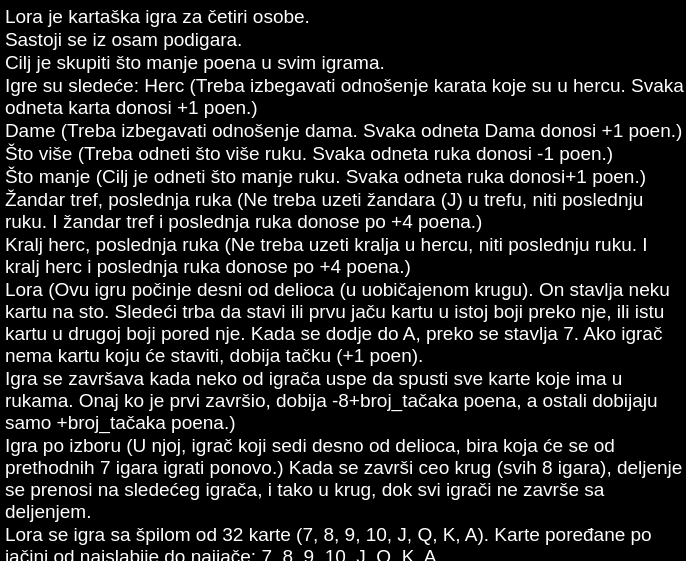
<?xml version="1.0" encoding="UTF-8"?>
<ui version="4.0">
 <class>Help</class>
 <widget class="QDialog" name="Help">
  <property name="geometry">
   <rect>
    <x>0</x>
    <y>0</y>
    <width>686</width>
    <height>561</height>
   </rect>
  </property>
  <property name="palette">
   <palette>
    <active>
     <colorrole role="WindowText">
      <brush brushstyle="SolidPattern">
       <color alpha="255">
        <red>255</red>
        <green>255</green>
        <blue>255</blue>
       </color>
      </brush>
     </colorrole>
     <colorrole role="Button">
      <brush brushstyle="SolidPattern">
       <color alpha="255">
        <red>0</red>
        <green>85</green>
        <blue>0</blue>
       </color>
      </brush>
     </colorrole>
     <colorrole role="Light">
      <brush brushstyle="SolidPattern">
       <color alpha="255">
        <red>0</red>
        <green>127</green>
        <blue>0</blue>
       </color>
      </brush>
     </colorrole>
     <colorrole role="Midlight">
      <brush brushstyle="SolidPattern">
       <color alpha="255">
        <red>0</red>
        <green>106</green>
        <blue>0</blue>
       </color>
      </brush>
     </colorrole>
     <colorrole role="Dark">
      <brush brushstyle="SolidPattern">
       <color alpha="255">
        <red>0</red>
        <green>42</green>
        <blue>0</blue>
       </color>
      </brush>
     </colorrole>
     <colorrole role="Mid">
      <brush brushstyle="SolidPattern">
       <color alpha="255">
        <red>0</red>
        <green>56</green>
        <blue>0</blue>
       </color>
      </brush>
     </colorrole>
     <colorrole role="Text">
      <brush brushstyle="SolidPattern">
       <color alpha="255">
        <red>255</red>
        <green>255</green>
        <blue>255</blue>
       </color>
      </brush>
     </colorrole>
     <colorrole role="BrightText">
      <brush brushstyle="SolidPattern">
       <color alpha="255">
        <red>255</red>
        <green>255</green>
        <blue>255</blue>
       </color>
      </brush>
     </colorrole>
     <colorrole role="ButtonText">
      <brush brushstyle="SolidPattern">
       <color alpha="255">
        <red>255</red>
        <green>255</green>
        <blue>255</blue>
       </color>
      </brush>
     </colorrole>
     <colorrole role="Base">
      <brush brushstyle="SolidPattern">
       <color alpha="255">
        <red>0</red>
        <green>0</green>
        <blue>0</blue>
       </color>
      </brush>
     </colorrole>
     <colorrole role="Window">
      <brush brushstyle="SolidPattern">
       <color alpha="255">
        <red>0</red>
        <green>85</green>
        <blue>0</blue>
       </color>
      </brush>
     </colorrole>
     <colorrole role="Shadow">
      <brush brushstyle="SolidPattern">
       <color alpha="255">
        <red>0</red>
        <green>0</green>
        <blue>0</blue>
       </color>
      </brush>
     </colorrole>
     <colorrole role="AlternateBase">
      <brush brushstyle="SolidPattern">
       <color alpha="255">
        <red>0</red>
        <green>42</green>
        <blue>0</blue>
       </color>
      </brush>
     </colorrole>
     <colorrole role="ToolTipBase">
      <brush brushstyle="SolidPattern">
       <color alpha="255">
        <red>255</red>
        <green>255</green>
        <blue>220</blue>
       </color>
      </brush>
     </colorrole>
     <colorrole role="ToolTipText">
      <brush brushstyle="SolidPattern">
       <color alpha="255">
        <red>0</red>
        <green>0</green>
        <blue>0</blue>
       </color>
      </brush>
     </colorrole>
     <colorrole role="PlaceholderText">
      <brush brushstyle="SolidPattern">
       <color alpha="128">
        <red>255</red>
        <green>255</green>
        <blue>255</blue>
       </color>
      </brush>
     </colorrole>
    </active>
    <inactive>
     <colorrole role="WindowText">
      <brush brushstyle="SolidPattern">
       <color alpha="255">
        <red>255</red>
        <green>255</green>
        <blue>255</blue>
       </color>
      </brush>
     </colorrole>
     <colorrole role="Button">
      <brush brushstyle="SolidPattern">
       <color alpha="255">
        <red>0</red>
        <green>85</green>
        <blue>0</blue>
       </color>
      </brush>
     </colorrole>
     <colorrole role="Light">
      <brush brushstyle="SolidPattern">
       <color alpha="255">
        <red>0</red>
        <green>127</green>
        <blue>0</blue>
       </color>
      </brush>
     </colorrole>
     <colorrole role="Midlight">
      <brush brushstyle="SolidPattern">
       <color alpha="255">
        <red>0</red>
        <green>106</green>
        <blue>0</blue>
       </color>
      </brush>
     </colorrole>
     <colorrole role="Dark">
      <brush brushstyle="SolidPattern">
       <color alpha="255">
        <red>0</red>
        <green>42</green>
        <blue>0</blue>
       </color>
      </brush>
     </colorrole>
     <colorrole role="Mid">
      <brush brushstyle="SolidPattern">
       <color alpha="255">
        <red>0</red>
        <green>56</green>
        <blue>0</blue>
       </color>
      </brush>
     </colorrole>
     <colorrole role="Text">
      <brush brushstyle="SolidPattern">
       <color alpha="255">
        <red>255</red>
        <green>255</green>
        <blue>255</blue>
       </color>
      </brush>
     </colorrole>
     <colorrole role="BrightText">
      <brush brushstyle="SolidPattern">
       <color alpha="255">
        <red>255</red>
        <green>255</green>
        <blue>255</blue>
       </color>
      </brush>
     </colorrole>
     <colorrole role="ButtonText">
      <brush brushstyle="SolidPattern">
       <color alpha="255">
        <red>255</red>
        <green>255</green>
        <blue>255</blue>
       </color>
      </brush>
     </colorrole>
     <colorrole role="Base">
      <brush brushstyle="SolidPattern">
       <color alpha="255">
        <red>0</red>
        <green>0</green>
        <blue>0</blue>
       </color>
      </brush>
     </colorrole>
     <colorrole role="Window">
      <brush brushstyle="SolidPattern">
       <color alpha="255">
        <red>0</red>
        <green>85</green>
        <blue>0</blue>
       </color>
      </brush>
     </colorrole>
     <colorrole role="Shadow">
      <brush brushstyle="SolidPattern">
       <color alpha="255">
        <red>0</red>
        <green>0</green>
        <blue>0</blue>
       </color>
      </brush>
     </colorrole>
     <colorrole role="AlternateBase">
      <brush brushstyle="SolidPattern">
       <color alpha="255">
        <red>0</red>
        <green>42</green>
        <blue>0</blue>
       </color>
      </brush>
     </colorrole>
     <colorrole role="ToolTipBase">
      <brush brushstyle="SolidPattern">
       <color alpha="255">
        <red>255</red>
        <green>255</green>
        <blue>220</blue>
       </color>
      </brush>
     </colorrole>
     <colorrole role="ToolTipText">
      <brush brushstyle="SolidPattern">
       <color alpha="255">
        <red>0</red>
        <green>0</green>
        <blue>0</blue>
       </color>
      </brush>
     </colorrole>
     <colorrole role="PlaceholderText">
      <brush brushstyle="SolidPattern">
       <color alpha="128">
        <red>255</red>
        <green>255</green>
        <blue>255</blue>
       </color>
      </brush>
     </colorrole>
    </inactive>
    <disabled>
     <colorrole role="WindowText">
      <brush brushstyle="SolidPattern">
       <color alpha="255">
        <red>0</red>
        <green>42</green>
        <blue>0</blue>
       </color>
      </brush>
     </colorrole>
     <colorrole role="Button">
      <brush brushstyle="SolidPattern">
       <color alpha="255">
        <red>0</red>
        <green>85</green>
        <blue>0</blue>
       </color>
      </brush>
     </colorrole>
     <colorrole role="Light">
      <brush brushstyle="SolidPattern">
       <color alpha="255">
        <red>0</red>
        <green>127</green>
        <blue>0</blue>
       </color>
      </brush>
     </colorrole>
     <colorrole role="Midlight">
      <brush brushstyle="SolidPattern">
       <color alpha="255">
        <red>0</red>
        <green>106</green>
        <blue>0</blue>
       </color>
      </brush>
     </colorrole>
     <colorrole role="Dark">
      <brush brushstyle="SolidPattern">
       <color alpha="255">
        <red>0</red>
        <green>42</green>
        <blue>0</blue>
       </color>
      </brush>
     </colorrole>
     <colorrole role="Mid">
      <brush brushstyle="SolidPattern">
       <color alpha="255">
        <red>0</red>
        <green>56</green>
        <blue>0</blue>
       </color>
      </brush>
     </colorrole>
     <colorrole role="Text">
      <brush brushstyle="SolidPattern">
       <color alpha="255">
        <red>0</red>
        <green>42</green>
        <blue>0</blue>
       </color>
      </brush>
     </colorrole>
     <colorrole role="BrightText">
      <brush brushstyle="SolidPattern">
       <color alpha="255">
        <red>255</red>
        <green>255</green>
        <blue>255</blue>
       </color>
      </brush>
     </colorrole>
     <colorrole role="ButtonText">
      <brush brushstyle="SolidPattern">
       <color alpha="255">
        <red>0</red>
        <green>42</green>
        <blue>0</blue>
       </color>
      </brush>
     </colorrole>
     <colorrole role="Base">
      <brush brushstyle="SolidPattern">
       <color alpha="255">
        <red>0</red>
        <green>85</green>
        <blue>0</blue>
       </color>
      </brush>
     </colorrole>
     <colorrole role="Window">
      <brush brushstyle="SolidPattern">
       <color alpha="255">
        <red>0</red>
        <green>85</green>
        <blue>0</blue>
       </color>
      </brush>
     </colorrole>
     <colorrole role="Shadow">
      <brush brushstyle="SolidPattern">
       <color alpha="255">
        <red>0</red>
        <green>0</green>
        <blue>0</blue>
       </color>
      </brush>
     </colorrole>
     <colorrole role="AlternateBase">
      <brush brushstyle="SolidPattern">
       <color alpha="255">
        <red>0</red>
        <green>85</green>
        <blue>0</blue>
       </color>
      </brush>
     </colorrole>
     <colorrole role="ToolTipBase">
      <brush brushstyle="SolidPattern">
       <color alpha="255">
        <red>255</red>
        <green>255</green>
        <blue>220</blue>
       </color>
      </brush>
     </colorrole>
     <colorrole role="ToolTipText">
      <brush brushstyle="SolidPattern">
       <color alpha="255">
        <red>0</red>
        <green>0</green>
        <blue>0</blue>
       </color>
      </brush>
     </colorrole>
     <colorrole role="PlaceholderText">
      <brush brushstyle="SolidPattern">
       <color alpha="128">
        <red>255</red>
        <green>255</green>
        <blue>255</blue>
       </color>
      </brush>
     </colorrole>
    </disabled>
   </palette>
  </property>
  <property name="windowTitle">
   <string>Dialog</string>
  </property>
  <widget class="QTextEdit" name="textEdit">
   <property name="geometry">
    <rect>
     <x>0</x>
     <y>0</y>
     <width>691</width>
     <height>701</height>
    </rect>
   </property>
   <property name="palette">
    <palette>
     <active>
      <colorrole role="WindowText">
       <brush brushstyle="SolidPattern">
        <color alpha="255">
         <red>255</red>
         <green>255</green>
         <blue>255</blue>
        </color>
       </brush>
      </colorrole>
      <colorrole role="Button">
       <brush brushstyle="SolidPattern">
        <color alpha="255">
         <red>0</red>
         <green>0</green>
         <blue>0</blue>
        </color>
       </brush>
      </colorrole>
      <colorrole role="Light">
       <brush brushstyle="SolidPattern">
        <color alpha="255">
         <red>0</red>
         <green>0</green>
         <blue>0</blue>
        </color>
       </brush>
      </colorrole>
      <colorrole role="Midlight">
       <brush brushstyle="SolidPattern">
        <color alpha="255">
         <red>0</red>
         <green>0</green>
         <blue>0</blue>
        </color>
       </brush>
      </colorrole>
      <colorrole role="Dark">
       <brush brushstyle="SolidPattern">
        <color alpha="255">
         <red>0</red>
         <green>0</green>
         <blue>0</blue>
        </color>
       </brush>
      </colorrole>
      <colorrole role="Mid">
       <brush brushstyle="SolidPattern">
        <color alpha="255">
         <red>0</red>
         <green>0</green>
         <blue>0</blue>
        </color>
       </brush>
      </colorrole>
      <colorrole role="Text">
       <brush brushstyle="SolidPattern">
        <color alpha="255">
         <red>255</red>
         <green>255</green>
         <blue>255</blue>
        </color>
       </brush>
      </colorrole>
      <colorrole role="BrightText">
       <brush brushstyle="SolidPattern">
        <color alpha="255">
         <red>255</red>
         <green>255</green>
         <blue>255</blue>
        </color>
       </brush>
      </colorrole>
      <colorrole role="ButtonText">
       <brush brushstyle="SolidPattern">
        <color alpha="255">
         <red>255</red>
         <green>255</green>
         <blue>255</blue>
        </color>
       </brush>
      </colorrole>
      <colorrole role="Base">
       <brush brushstyle="SolidPattern">
        <color alpha="255">
         <red>0</red>
         <green>0</green>
         <blue>0</blue>
        </color>
       </brush>
      </colorrole>
      <colorrole role="Window">
       <brush brushstyle="SolidPattern">
        <color alpha="255">
         <red>0</red>
         <green>0</green>
         <blue>0</blue>
        </color>
       </brush>
      </colorrole>
      <colorrole role="Shadow">
       <brush brushstyle="SolidPattern">
        <color alpha="255">
         <red>0</red>
         <green>0</green>
         <blue>0</blue>
        </color>
       </brush>
      </colorrole>
      <colorrole role="AlternateBase">
       <brush brushstyle="SolidPattern">
        <color alpha="255">
         <red>0</red>
         <green>0</green>
         <blue>0</blue>
        </color>
       </brush>
      </colorrole>
      <colorrole role="ToolTipBase">
       <brush brushstyle="SolidPattern">
        <color alpha="255">
         <red>255</red>
         <green>255</green>
         <blue>220</blue>
        </color>
       </brush>
      </colorrole>
      <colorrole role="ToolTipText">
       <brush brushstyle="SolidPattern">
        <color alpha="255">
         <red>0</red>
         <green>0</green>
         <blue>0</blue>
        </color>
       </brush>
      </colorrole>
      <colorrole role="PlaceholderText">
       <brush brushstyle="NoBrush">
        <color alpha="128">
         <red>255</red>
         <green>255</green>
         <blue>255</blue>
        </color>
       </brush>
      </colorrole>
     </active>
     <inactive>
      <colorrole role="WindowText">
       <brush brushstyle="SolidPattern">
        <color alpha="255">
         <red>255</red>
         <green>255</green>
         <blue>255</blue>
        </color>
       </brush>
      </colorrole>
      <colorrole role="Button">
       <brush brushstyle="SolidPattern">
        <color alpha="255">
         <red>0</red>
         <green>0</green>
         <blue>0</blue>
        </color>
       </brush>
      </colorrole>
      <colorrole role="Light">
       <brush brushstyle="SolidPattern">
        <color alpha="255">
         <red>0</red>
         <green>0</green>
         <blue>0</blue>
        </color>
       </brush>
      </colorrole>
      <colorrole role="Midlight">
       <brush brushstyle="SolidPattern">
        <color alpha="255">
         <red>0</red>
         <green>0</green>
         <blue>0</blue>
        </color>
       </brush>
      </colorrole>
      <colorrole role="Dark">
       <brush brushstyle="SolidPattern">
        <color alpha="255">
         <red>0</red>
         <green>0</green>
         <blue>0</blue>
        </color>
       </brush>
      </colorrole>
      <colorrole role="Mid">
       <brush brushstyle="SolidPattern">
        <color alpha="255">
         <red>0</red>
         <green>0</green>
         <blue>0</blue>
        </color>
       </brush>
      </colorrole>
      <colorrole role="Text">
       <brush brushstyle="SolidPattern">
        <color alpha="255">
         <red>255</red>
         <green>255</green>
         <blue>255</blue>
        </color>
       </brush>
      </colorrole>
      <colorrole role="BrightText">
       <brush brushstyle="SolidPattern">
        <color alpha="255">
         <red>255</red>
         <green>255</green>
         <blue>255</blue>
        </color>
       </brush>
      </colorrole>
      <colorrole role="ButtonText">
       <brush brushstyle="SolidPattern">
        <color alpha="255">
         <red>255</red>
         <green>255</green>
         <blue>255</blue>
        </color>
       </brush>
      </colorrole>
      <colorrole role="Base">
       <brush brushstyle="SolidPattern">
        <color alpha="255">
         <red>0</red>
         <green>0</green>
         <blue>0</blue>
        </color>
       </brush>
      </colorrole>
      <colorrole role="Window">
       <brush brushstyle="SolidPattern">
        <color alpha="255">
         <red>0</red>
         <green>0</green>
         <blue>0</blue>
        </color>
       </brush>
      </colorrole>
      <colorrole role="Shadow">
       <brush brushstyle="SolidPattern">
        <color alpha="255">
         <red>0</red>
         <green>0</green>
         <blue>0</blue>
        </color>
       </brush>
      </colorrole>
      <colorrole role="AlternateBase">
       <brush brushstyle="SolidPattern">
        <color alpha="255">
         <red>0</red>
         <green>0</green>
         <blue>0</blue>
        </color>
       </brush>
      </colorrole>
      <colorrole role="ToolTipBase">
       <brush brushstyle="SolidPattern">
        <color alpha="255">
         <red>255</red>
         <green>255</green>
         <blue>220</blue>
        </color>
       </brush>
      </colorrole>
      <colorrole role="ToolTipText">
       <brush brushstyle="SolidPattern">
        <color alpha="255">
         <red>0</red>
         <green>0</green>
         <blue>0</blue>
        </color>
       </brush>
      </colorrole>
      <colorrole role="PlaceholderText">
       <brush brushstyle="NoBrush">
        <color alpha="128">
         <red>255</red>
         <green>255</green>
         <blue>255</blue>
        </color>
       </brush>
      </colorrole>
     </inactive>
     <disabled>
      <colorrole role="WindowText">
       <brush brushstyle="SolidPattern">
        <color alpha="255">
         <red>0</red>
         <green>0</green>
         <blue>0</blue>
        </color>
       </brush>
      </colorrole>
      <colorrole role="Button">
       <brush brushstyle="SolidPattern">
        <color alpha="255">
         <red>0</red>
         <green>0</green>
         <blue>0</blue>
        </color>
       </brush>
      </colorrole>
      <colorrole role="Light">
       <brush brushstyle="SolidPattern">
        <color alpha="255">
         <red>0</red>
         <green>0</green>
         <blue>0</blue>
        </color>
       </brush>
      </colorrole>
      <colorrole role="Midlight">
       <brush brushstyle="SolidPattern">
        <color alpha="255">
         <red>0</red>
         <green>0</green>
         <blue>0</blue>
        </color>
       </brush>
      </colorrole>
      <colorrole role="Dark">
       <brush brushstyle="SolidPattern">
        <color alpha="255">
         <red>0</red>
         <green>0</green>
         <blue>0</blue>
        </color>
       </brush>
      </colorrole>
      <colorrole role="Mid">
       <brush brushstyle="SolidPattern">
        <color alpha="255">
         <red>0</red>
         <green>0</green>
         <blue>0</blue>
        </color>
       </brush>
      </colorrole>
      <colorrole role="Text">
       <brush brushstyle="SolidPattern">
        <color alpha="255">
         <red>0</red>
         <green>0</green>
         <blue>0</blue>
        </color>
       </brush>
      </colorrole>
      <colorrole role="BrightText">
       <brush brushstyle="SolidPattern">
        <color alpha="255">
         <red>255</red>
         <green>255</green>
         <blue>255</blue>
        </color>
       </brush>
      </colorrole>
      <colorrole role="ButtonText">
       <brush brushstyle="SolidPattern">
        <color alpha="255">
         <red>0</red>
         <green>0</green>
         <blue>0</blue>
        </color>
       </brush>
      </colorrole>
      <colorrole role="Base">
       <brush brushstyle="SolidPattern">
        <color alpha="255">
         <red>0</red>
         <green>0</green>
         <blue>0</blue>
        </color>
       </brush>
      </colorrole>
      <colorrole role="Window">
       <brush brushstyle="SolidPattern">
        <color alpha="255">
         <red>0</red>
         <green>0</green>
         <blue>0</blue>
        </color>
       </brush>
      </colorrole>
      <colorrole role="Shadow">
       <brush brushstyle="SolidPattern">
        <color alpha="255">
         <red>0</red>
         <green>0</green>
         <blue>0</blue>
        </color>
       </brush>
      </colorrole>
      <colorrole role="AlternateBase">
       <brush brushstyle="SolidPattern">
        <color alpha="255">
         <red>0</red>
         <green>0</green>
         <blue>0</blue>
        </color>
       </brush>
      </colorrole>
      <colorrole role="ToolTipBase">
       <brush brushstyle="SolidPattern">
        <color alpha="255">
         <red>255</red>
         <green>255</green>
         <blue>220</blue>
        </color>
       </brush>
      </colorrole>
      <colorrole role="ToolTipText">
       <brush brushstyle="SolidPattern">
        <color alpha="255">
         <red>0</red>
         <green>0</green>
         <blue>0</blue>
        </color>
       </brush>
      </colorrole>
      <colorrole role="PlaceholderText">
       <brush brushstyle="NoBrush">
        <color alpha="128">
         <red>255</red>
         <green>255</green>
         <blue>255</blue>
        </color>
       </brush>
      </colorrole>
     </disabled>
    </palette>
   </property>
   <property name="acceptDrops">
    <bool>false</bool>
   </property>
   <property name="readOnly">
    <bool>true</bool>
   </property>
   <property name="html">
    <string>&lt;!DOCTYPE HTML PUBLIC &quot;-//W3C//DTD HTML 4.0//EN&quot; &quot;http://www.w3.org/TR/REC-html40/strict.dtd&quot;&gt;
&lt;html&gt;&lt;head&gt;&lt;meta name=&quot;qrichtext&quot; content=&quot;1&quot; /&gt;&lt;style type=&quot;text/css&quot;&gt;
p, li { white-space: pre-wrap; }
&lt;/style&gt;&lt;/head&gt;&lt;body style=&quot; font-family:'Ubuntu'; font-size:11pt; font-weight:400; font-style:normal;&quot;&gt;
&lt;p style=&quot; margin-top:0px; margin-bottom:0px; margin-left:0px; margin-right:0px; -qt-block-indent:0; text-indent:0px;&quot;&gt;&lt;span style=&quot; font-size:14pt;&quot;&gt;Lora je kartaška igra za četiri osobe. &lt;/span&gt;&lt;/p&gt;
&lt;p style=&quot; margin-top:0px; margin-bottom:0px; margin-left:0px; margin-right:0px; -qt-block-indent:0; text-indent:0px;&quot;&gt;&lt;span style=&quot; font-size:14pt;&quot;&gt;Sastoji se iz osam podigara. &lt;/span&gt;&lt;/p&gt;
&lt;p style=&quot; margin-top:0px; margin-bottom:0px; margin-left:0px; margin-right:0px; -qt-block-indent:0; text-indent:0px;&quot;&gt;&lt;span style=&quot; font-size:14pt;&quot;&gt;Cilj je skupiti što manje poena u svim igrama. &lt;/span&gt;&lt;/p&gt;
&lt;p style=&quot; margin-top:0px; margin-bottom:0px; margin-left:0px; margin-right:0px; -qt-block-indent:0; text-indent:0px;&quot;&gt;&lt;span style=&quot; font-size:14pt;&quot;&gt;Igre su sledeće: Herc (Treba izbegavati odnošenje karata koje su u hercu. Svaka odneta karta donosi +1 poen.) &lt;/span&gt;&lt;/p&gt;
&lt;p style=&quot; margin-top:0px; margin-bottom:0px; margin-left:0px; margin-right:0px; -qt-block-indent:0; text-indent:0px;&quot;&gt;&lt;span style=&quot; font-size:14pt;&quot;&gt;Dame (Treba izbegavati odnošenje dama. Svaka odneta Dama donosi +1 poen.) &lt;/span&gt;&lt;/p&gt;
&lt;p style=&quot; margin-top:0px; margin-bottom:0px; margin-left:0px; margin-right:0px; -qt-block-indent:0; text-indent:0px;&quot;&gt;&lt;span style=&quot; font-size:14pt;&quot;&gt;Što više (Treba odneti što više ruku. Svaka odneta ruka donosi -1 poen.) &lt;/span&gt;&lt;/p&gt;
&lt;p style=&quot; margin-top:0px; margin-bottom:0px; margin-left:0px; margin-right:0px; -qt-block-indent:0; text-indent:0px;&quot;&gt;&lt;span style=&quot; font-size:14pt;&quot;&gt;Što manje (Cilj je odneti što manje ruku. Svaka odneta ruka donosi+1 poen.) &lt;/span&gt;&lt;/p&gt;
&lt;p style=&quot; margin-top:0px; margin-bottom:0px; margin-left:0px; margin-right:0px; -qt-block-indent:0; text-indent:0px;&quot;&gt;&lt;span style=&quot; font-size:14pt;&quot;&gt;Žandar tref, poslednja ruka (Ne treba uzeti žandara (J) u trefu, niti poslednju ruku. I žandar tref i poslednja ruka donose po +4 poena.) &lt;/span&gt;&lt;/p&gt;
&lt;p style=&quot; margin-top:0px; margin-bottom:0px; margin-left:0px; margin-right:0px; -qt-block-indent:0; text-indent:0px;&quot;&gt;&lt;span style=&quot; font-size:14pt;&quot;&gt;Kralj herc, poslednja ruka (Ne treba uzeti kralja u hercu, niti poslednju ruku. I kralj herc i poslednja ruka donose po +4 poena.) &lt;/span&gt;&lt;/p&gt;
&lt;p style=&quot; margin-top:0px; margin-bottom:0px; margin-left:0px; margin-right:0px; -qt-block-indent:0; text-indent:0px;&quot;&gt;&lt;span style=&quot; font-size:14pt;&quot;&gt;Lora (Ovu igru počinje desni od delioca (u uobičajenom krugu). On stavlja neku kartu na sto. Sledeći trba da stavi ili prvu jaču kartu u istoj boji preko nje, ili istu kartu u drugoj boji pored nje. Kada se dodje do A, preko se stavlja 7. Ako igrač nema kartu koju će staviti, dobija tačku (+1 poen). &lt;/span&gt;&lt;/p&gt;
&lt;p style=&quot; margin-top:0px; margin-bottom:0px; margin-left:0px; margin-right:0px; -qt-block-indent:0; text-indent:0px;&quot;&gt;&lt;span style=&quot; font-size:14pt;&quot;&gt;Igra se završava kada neko od igrača uspe da spusti sve karte koje ima u rukama. Onaj ko je prvi završio, dobija -8+broj_tačaka poena, a ostali dobijaju samo +broj_tačaka poena.) &lt;/span&gt;&lt;/p&gt;
&lt;p style=&quot; margin-top:0px; margin-bottom:0px; margin-left:0px; margin-right:0px; -qt-block-indent:0; text-indent:0px;&quot;&gt;&lt;span style=&quot; font-size:14pt;&quot;&gt;Igra po izboru (U njoj, igrač koji sedi desno od delioca, bira koja će se od prethodnih 7 igara igrati ponovo.) Kada se završi ceo krug (svih 8 igara), deljenje se prenosi na sledećeg igrača, i tako u krug, dok svi igrači ne završe sa deljenjem. &lt;/span&gt;&lt;/p&gt;
&lt;p style=&quot; margin-top:0px; margin-bottom:0px; margin-left:0px; margin-right:0px; -qt-block-indent:0; text-indent:0px;&quot;&gt;&lt;span style=&quot; font-size:14pt;&quot;&gt;Lora se igra sa špilom od 32 karte (7, 8, 9, 10, J, Q, K, A). Karte poređane po jačini od najslabije do najjače: 7, 8, 9, 10, J, Q, K, A.&lt;/span&gt;&lt;/p&gt;&lt;/body&gt;&lt;/html&gt;</string>
   </property>
  </widget>
 </widget>
 <resources/>
 <connections/>
</ui>
